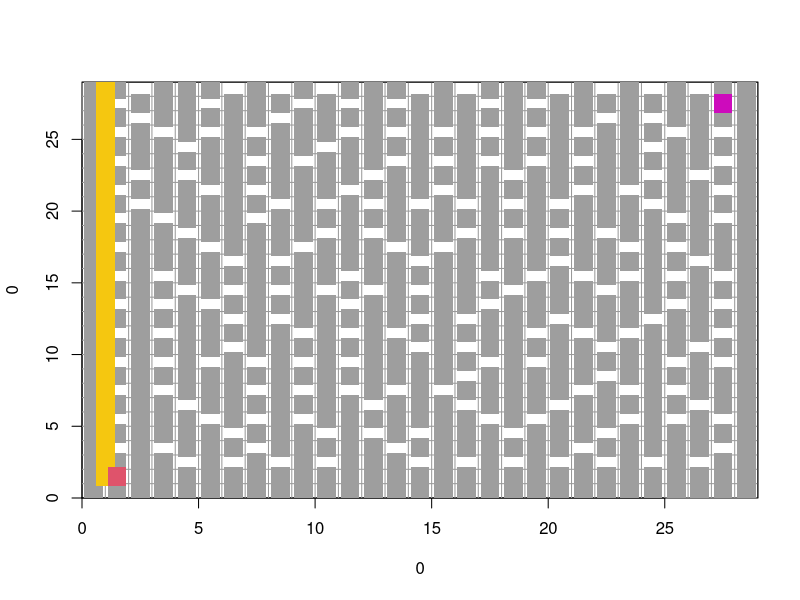

Recreate this plot in R.
#setGraphicsEvent("buttonPress")
#while(TRUE){
#  event=getGraphicsEvent()
  
#}


#install.packages("installr")
#library(installr)
#create_windows_desktop_shortcut(run_as_admin=TRUE)

#tcltk
#gWidgets

# 引入Shiny包
#install.packages("shiny")
#library(shiny)

# 定義UI函數
#ui <- fluidPage(
# 定義輸入和輸出元素
# actionButton("move_up", "向上移動"),
#actionButton("move_left", "向左移動"),
#actionButton("move_down", "向下移動"),
#actionButton("move_right", "向右"),
#)

maze=function(size,cex_set=2.5){
  #initiate
  size2=2*size-3
  block_map=matrix(0,size,size)
  maze_map=matrix(1,size2,size2)
  for(i in 1:(size-2)){
    for(j in 1:(size-2)){
      maze_map[2*1,2*j]=0
    }
  }
  #四面的圍牆
  block_map[1,]=1
  block_map[size,]=1
  block_map[,1]=1
  block_map[,size]=1
  
  #上下左右操作
  move=list(c(-1,0),c(1,0),c(0,-1),c(0,1))
  
  #用於判斷操作是否越界
  in_map=function(x,y){
    return((1<=x)&&(x<=size)&&(1<=y)&&(y<=size))
  }
  
  #connect用於拆牆
  connect=function(x,y,xx,yy){
    maze_map[(x+xx)-2,(y+yy)-1]<<- 0
  }
  
  #用於計算該節點周圍有幾面牆
  neighbor_count=function(x,y){
    temp=0
    for(i in 1:4){
      if(in_map(x+move[[i]][1],y+move[[i]][2])){
        if(block_map[x+move[[i]][1],y+move[[i]]][2]==1){
          temp=temp+1
        }
      }
    }
    return(temp)
  }
  
  
  #前準備(?)
  dfs=function(x,y){
    print(c(x,y,neighbor_count(x,y)))
    if(neighbor_count(x,y)==4){return}
    direction=c(FALSE,FALSE,FALSE,FALSE)
    while(neighbor_count(x,y)<4){
      temp=-1
      
      while(temp==-1 || direction[temp]==TRUE){
        temp=sample(1:4,1)
      }
      
      xx=x+move[[temp]][1]
      yy=y+move[[temp]][2]
      
      if(in_map(xx,yy)&&block_map[xx,yy]==0){
        block_map[xx,yy]<<-1
        connect(x,y,xx,yy)
        dfs(xx,yy)
        
        direction[temp]==TRUE
        if(neighbor_count(x,y)==4){
          return
        }
      }
    }
    return
  }
  
  #設起點，並開始生成地圖矩陣
  block_map[2,2]=1
  dfs(2,2)
  
  #生成地圖
  windows()
  plot(0,0,xlim=c(0,size2),ylim=c(0,size2),type="n",xaxs="i",yaxs="i")
  for(i in 1:(size2-1)){
    abline(h=i,col="gray60") #水平線
    abline(v=i,col="gray60")
  }
  abline(h=size2)
  abline(v=size2)
  for(i in 1:size2){
    for(j in 1:size2){
      if(maze_map[i,j]==1){
        points(i-0.5,j-0.5,col=8,pch=15,cex=cex_set)
      }else{
        points(i=0.5,j-0.5,col=7,pch=15,cex=cex_set)
      }
    }
  }
  
  #now紀錄當下位置
  now.x=2
  now.y=2
  
  #dest 紀錄終點位置
  dest.x=size2-1
  dest.y=size2-1
  points(now.x-0.5,now.y-0.5,col=2,pch=15,cex=cex_set)
  points(dest.x-0.5,dest.y-0.5,col=6,pch=15,cex=cex_set)
  
  keydown=function(K){
    K=tolower(K)
    point(K)
    
    #鍵盤事件
    if(K=="down"){
      if(now.y>2&&maze_map[now.x,now.y-1]==0){
        points(now.x-0.5,now.y-0.5,col=7,pch=15,cex=cex_set)
        now.y<<-now.y-1
        points(now.x-0.5,now.y-0.5,col=2,pch=15,cex=cex_set)
      }
    }
    
    if(K=="up"){
      if(now.y<size2-1 && maze_map[now.x,now.y+1]==0){
        points(now.x-0.5,now.y-0.5,col=7,pch=15,cex=cex_set)
        now.y<<-now.y+1
        points(now.x-0.5,now.y-0.5,col=2,pch=15,cex=cex_set)
      }
    }
    
    if(K=="left"){
      if(now.x>2&&maze_map[now.x-1,now.y]==0){
        points(now.x-0.5,now.y-0.5,col=7,pch=15,cex=cex_set)
        now.x<<-now.x-1
        points(now.x-0.5,now.y-0.5,col=2,pch=15,cex=cex_set)
      }
    }
    
    if(K=="right"){
      if(now.x<size2-1 && maze_map[now.x+1,now.y]==0){
        points(now.x-0.5,now.y-0.5,col=7,pch=15,cex=cex_set)
        now.x<<-now.x+1
        points(now.x-0.5,now.y-0.5,col=2,pch=15,cex=cex_set)
      }
    }
    
    if(now.x==dest.x && now.y==dest.y){
      text(2,3,label="You Win",cex=3)
      getGraphicsEvent(onKeybd =NULL)
    }
  }
  
  #綁定鍵盤事件
  getGraphicsEvent(onKeybd = keydown)
  
}
maze(16)


#installr::installr()  











